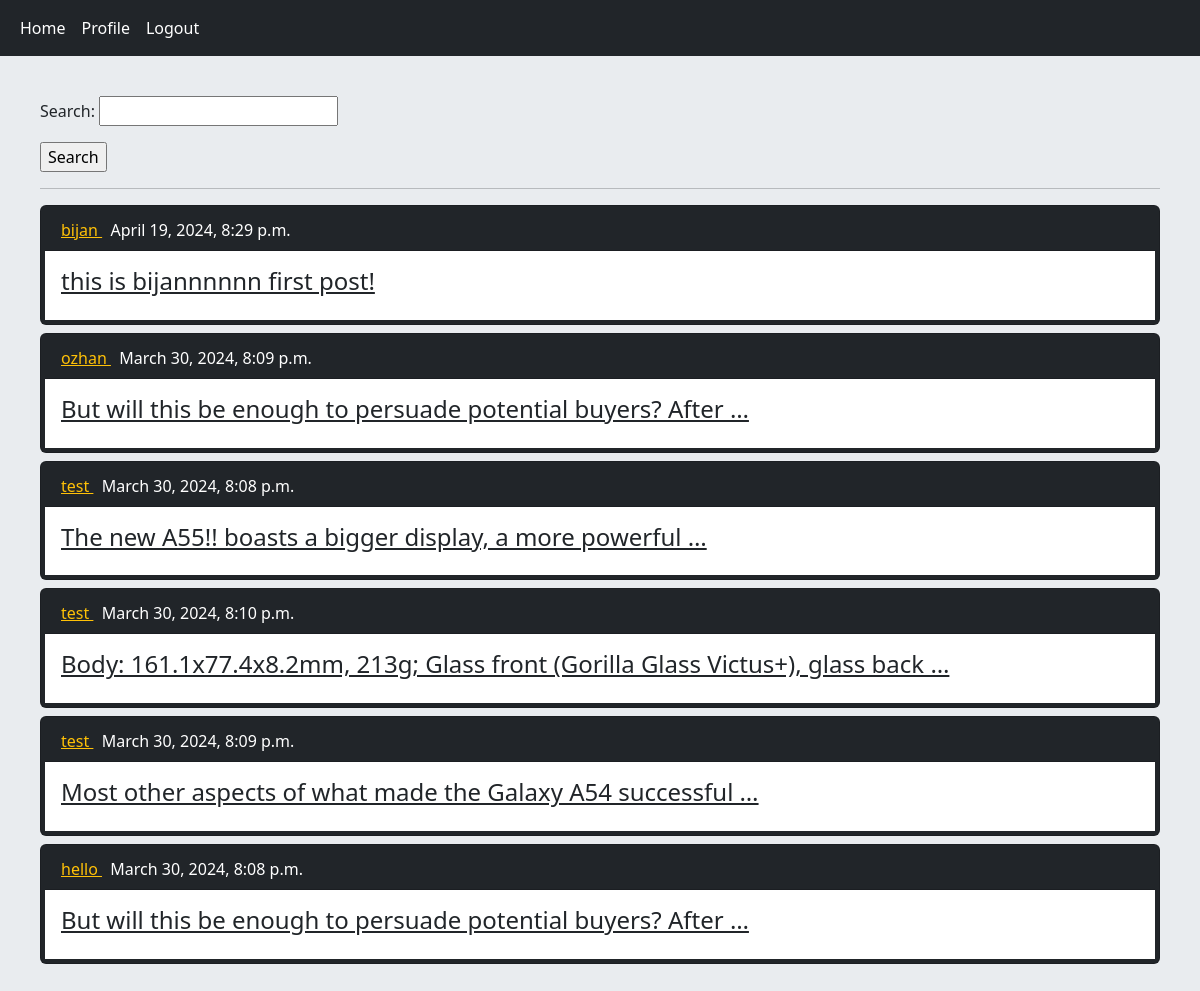
Screenshot of / (signed in) with the database file from the repository.
### home/models.py (models this page shows, shortened)
class Post(models.Model):
    user = models.ForeignKey(User,on_delete=models.CASCADE,related_name='posts')
    body = models.TextField()
    slug = models.SlugField()
    created = models.DateTimeField(auto_now_add=True)
    updated = models.DateTimeField(auto_now=True)
    class Meta():
        ordering = ['-updated']
    def get_absolute_url(self):
        return reverse('home:post_detail',args=(self.id,self.slug))

### home/views.py (the view)
# urls.py: path('',views.HomeView.as_view(),name='home'),
class HomeView(View) :
    form_class = PostSearchForm
    def get(self,request):
        post = Post.objects.all()
        if request.GET.get('search'):
            post = post.filter(body__contains=request.GET['search'])
        return render(request,'home/index.html',{'posts':post,'form':self.form_class})

### home/templates/home/index.html
{% extends 'base.html' %}
{% block content %}
        <form action="" method="get" >
            {{ form.as_p }}
            <input type="submit" value="Search" >
        </form>
        <hr/>
        {% for post in posts %}
            <div class="card bg-dark text-dark mb-2 p-1 " >
                <p class="card-header bg-dark text-white "> <a class="link-warning" href="{% url 'account:user_profile' post.user.id %}" > {{ post.user }} </a> &nbsp {{ post.created}} </p>
                <a href="{{ post.get_absolute_url }}" class="card-body bg-white text-dark " > <h4> {{ post.body|truncatewords:10 }} </h4>   </a>
            </div>
        {% endfor %}
{% endblock %}

### rows the page displays
Post: user "bijan", created "April 19, 2024, 8:29 p.m.", body "this is bijannnnnn first post!"
Post: user "ozhan", created "March 30, 2024, 8:09 p.m.", body "But will this be enough to persuade potential buyers? After …"
Post: user "test", created "March 30, 2024, 8:08 p.m.", body "The new A55!! boasts a bigger display, a more powerful …"
Post: user "test", created "March 30, 2024, 8:10 p.m.", body "Body: 161.1x77.4x8.2mm, 213g; Glass front (Gorilla Glass Victus+), glass back …"
Post: user "test", created "March 30, 2024, 8:09 p.m.", body "Most other aspects of what made the Galaxy A54 successful …"
Post: user "hello", created "March 30, 2024, 8:08 p.m.", body "But will this be enough to persuade potential buyers? After …"
